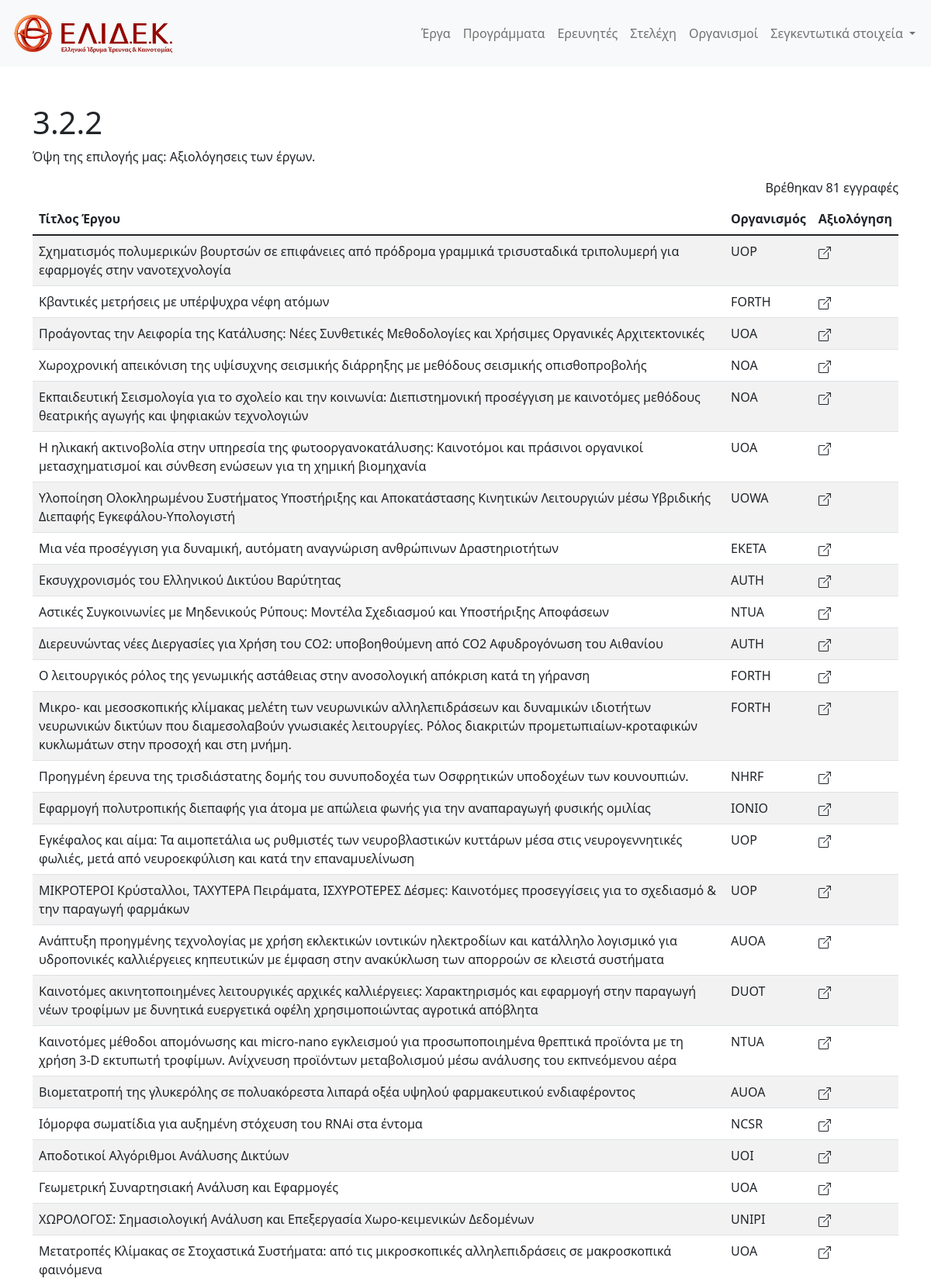
Page /ui/3.2.2.php (upper part) on the committed database.
### tables this page shows
CREATE TABLE project (  
	project_id INT UNSIGNED NOT NULL AUTO_INCREMENT,
	title VARCHAR(255) NOT NULL,
    amount FLOAT(9,2) ,               
	summary TEXT DEFAULT NULL,
    start_date DATE NOT NULL,		 
    end_date DATE NOT NULL,    
    researcher_id INT UNSIGNED NOT NULL,    
    abbreviation VARCHAR(15) NOT NULL,
    executive_id INT UNSIGNED NOT NULL,
    program_id INT UNSIGNED NOT NULL,
    CONSTRAINT check_amount CHECK (amount <= 1000000 AND amount >= 100000),
	PRIMARY KEY (project_id),
     
    CONSTRAINT fk_project_manager FOREIGN KEY (researcher_id)
		REFERENCES researcher (researcher_id) ON DELETE RESTRICT ON UPDATE CASCADE,
	CONSTRAINT fk_project_organization FOREIGN KEY (abbreviation)
		REFERENCES organization (abbreviation) ON DELETE RESTRICT ON UPDATE CASCADE,
	CONSTRAINT fk_project_executive FOREIGN KEY (executive_id)
		REFERENCES executive (executive_id) ON DELETE RESTRICT ON UPDATE CASCADE,
	CONSTRAINT fk_project_program FOREIGN KEY (program_id)
		REFERENCES program (program_id) ON DELETE RESTRICT ON UPDATE CASCADE
);

### ui/3.2.2.php (the view, shortened to what this page needs)
<?php
require_once('config.php');
$conf = new Config;
$icon = new Icon;
$mysqli = $conf->mysqli;
$query = "  SELECT DISTINCT `project_id`, `title`, `eval_date`, `abbreviation`
            FROM `eval_view` ";
$result = $mysqli->query($query);
$data = [];
if ($result->num_rows > 0) {
  while($row = $result->fetch_assoc()) {
    $key = $row['project_id'];
    unset($row['project_id']);
    $data[$key] = $row;
  }
}
?>
    <div class="container mt-5">
        <h1>3.2.2</h1>
        <p>Όψη της επιλογής μας: Αξιολόγησεις των έργων.</p>
    </div>
    <div class="container">
        <div class="text-end mb-2">
            Βρέθηκαν <span class="count-list"><?php echo count($data); ?></span> εγγραφές
        </div>
        <table class='table table-striped'>
            <thead>
            <tr>
                <th>Τίτλος Έργου</th>
                <th>Οργανισμός</th>
                <th>Αξιολόγηση</th>
            </tr>
            </thead>    <?php
            foreach ($data as $key => $row) {
                    listItem($key, $row);
            }   ?>
        </table>
    </div>    <?php
function listItem($key, $row) {
    global $icon; ?>
    <tr>
        <td><?php echo $row['title']; ?></td>
        <td><?php echo $row['abbreviation']; ?></td>
        <td>
            <a href="<?php echo $_SERVER['REQUEST_URI']; ?>" class="modal-open" title="<?php echo 'Αξιολόγηση'; ?>"
                data-content='{"previw":"eval","edit_id":"<?php echo $key; ?>"}'
                data-failure="Παρουσιάστηκε σφάλμα, παρακαλώ δοκιμάστε ξανά." class="">
                <?php echo $icon->boxArrow; ?>
            </a>
        </td>
    </tr>  <?php
}
    ?>

### ui/style.css (style rules this page uses)
.table a { color: inherit; }

### rows in the picture
project: title "Σχηματισμός πολυμερικών βουρτσών σε επιφάνειες από πρόδρομα γραμμικά τρισυσταδικά τριπολυμερή για εφαρμογές στην νανοτεχνολογία", abbreviation "UOP"
project: title "Κβαντικές μετρήσεις με υπέρψυχρα νέφη ατόμων", abbreviation "FORTH"
project: title "Προάγοντας την Αειφορία της Κατάλυσης: Νέες Συνθετικές Μεθοδολογίες και Χρήσιμες Οργανικές Αρχιτεκτονικές", abbreviation "UOA"
project: title "Χωροχρονική απεικόνιση της υψίσυχνης σεισμικής διάρρηξης με μεθόδους σεισμικής οπισθοπροβολής", abbreviation "NOA"
project: title "Εκπαιδευτική Σεισμολογία για το σχολείο και την κοινωνία: Διεπιστημονική προσέγγιση με καινοτόμες μεθόδους θεατρικής αγωγής και ψηφιακών τεχνολογιών", abbreviation "NOA"
project: title "Η ηλικακή ακτινοβολία στην υπηρεσία της φωτοοργανοκατάλυσης: Καινοτόμοι και πράσινοι οργανικοί μετασχηματισμοί και σύνθεση ενώσεων για τη χημική βιομηχανία", abbreviation "UOA"
project: title "Υλοποίηση Ολοκληρωμένου Συστήματος Υποστήριξης και Αποκατάστασης Κινητικών Λειτουργιών μέσω Υβριδικής Διεπαφής Εγκεφάλου-Υπολογιστή", abbreviation "UOWA"
project: title "Μια νέα προσέγγιση για δυναμική, αυτόματη αναγνώριση ανθρώπινων Δραστηριοτήτων", abbreviation "EKETA"
project: title "Εκσυγχρονισμός του Ελληνικού Δικτύου Βαρύτητας", abbreviation "AUTH"
project: title "Αστικές Συγκοινωνίες με Μηδενικούς Ρύπους: Μοντέλα Σχεδιασμού και Υποστήριξης Αποφάσεων", abbreviation "NTUA"
project: title "Διερευνώντας νέες Διεργασίες για Χρήση του CO2: υποβοηθούμενη από CO2 Αφυδρογόνωση του Αιθανίου", abbreviation "AUTH"
project: title "Ο λειτουργικός ρόλος της γενωμικής αστάθειας στην ανοσολογική απόκριση κατά τη γήρανση", abbreviation "FORTH"
project: title "Μικρο- και μεσοσκοπικής κλίμακας μελέτη των νευρωνικών αλληλεπιδράσεων και δυναμικών ιδιοτήτων νευρωνικών δικτύων που διαμεσολαβούν γνωσιακές λειτουργίες. Ρόλος διακριτών προμετωπιαίων-κροταφικών κυκλωμάτων στην προσοχή και στη μνήμη.", abbreviation "FORTH"
project: title "Προηγμένη έρευνα της τρισδιάστατης δομής του συνυποδοχέα των Οσφρητικών υποδοχέων των κουνουπιών.", abbreviation "NHRF"
project: title "Εφαρμογή πολυτροπικής διεπαφής για άτομα με απώλεια φωνής για την αναπαραγωγή φυσικής ομιλίας", abbreviation "IONIO"
project: title "Εγκέφαλος και αίμα: Τα αιμοπετάλια ως ρυθμιστές των νευροβλαστικών κυττάρων μέσα στις νευρογεννητικές φωλιές, μετά από νευροεκφύλιση και κατά την επαναμυελίνωση", abbreviation "UOP"
project: title "ΜΙΚΡΟΤΕΡΟΙ Κρύσταλλοι, ΤΑΧΥΤΕΡΑ Πειράματα, ΙΣΧΥΡΟΤΕΡΕΣ Δέσμες: Καινοτόμες προσεγγίσεις για το σχεδιασμό & την παραγωγή φαρμάκων", abbreviation "UOP"
project: title "Ανάπτυξη προηγμένης τεχνολογίας με χρήση εκλεκτικών ιοντικών ηλεκτροδίων και κατάλληλο λογισμικό για υδροπονικές καλλιέργειες κηπευτικών με έμφαση στην ανακύκλωση των απορροών σε κλειστά συστήματα", abbreviation "AUOA"
project: title "Καινοτόμες ακινητοποιημένες λειτουργικές αρχικές καλλιέργειες: Χαρακτηρισμός και εφαρμογή στην παραγωγή νέων τροφίμων με δυνητικά ευεργετικά οφέλη χρησιμοποιώντας αγροτικά απόβλητα", abbreviation "DUOT"
project: title "Καινοτόμες μέθοδοι απομόνωσης και micro-nano εγκλεισμού για προσωποποιημένα θρεπτικά προϊόντα με τη χρήση 3-D εκτυπωτή τροφίμων. Ανίχνευση προϊόντων μεταβολισμού μέσω ανάλυσης του εκπνεόμενου αέρα", abbreviation "NTUA"
project: title "Βιομετατροπή της γλυκερόλης σε πολυακόρεστα λιπαρά οξέα υψηλού φαρμακευτικού ενδιαφέροντος", abbreviation "AUOA"
project: title "Ιόμορφα σωματίδια για αυξημένη στόχευση του RNAi στα έντομα", abbreviation "NCSR"
project: title "Αποδοτικοί Αλγόριθμοι Ανάλυσης Δικτύων", abbreviation "UOI"
project: title "Γεωμετρική Συναρτησιακή Ανάλυση και Εφαρμογές", abbreviation "UOA"
project: title "ΧΩΡΟΛΟΓΟΣ: Σημασιολογική Ανάλυση και Επεξεργασία Χωρο-κειμενικών Δεδομένων", abbreviation "UNIPI"
project: title "Μετατροπές Κλίμακας σε Στοχαστικά Συστήματα: από τις μικροσκοπικές αλληλεπιδράσεις σε μακροσκοπικά φαινόμενα", abbreviation "UOA"

### other values in the picture
count($data) "81"
